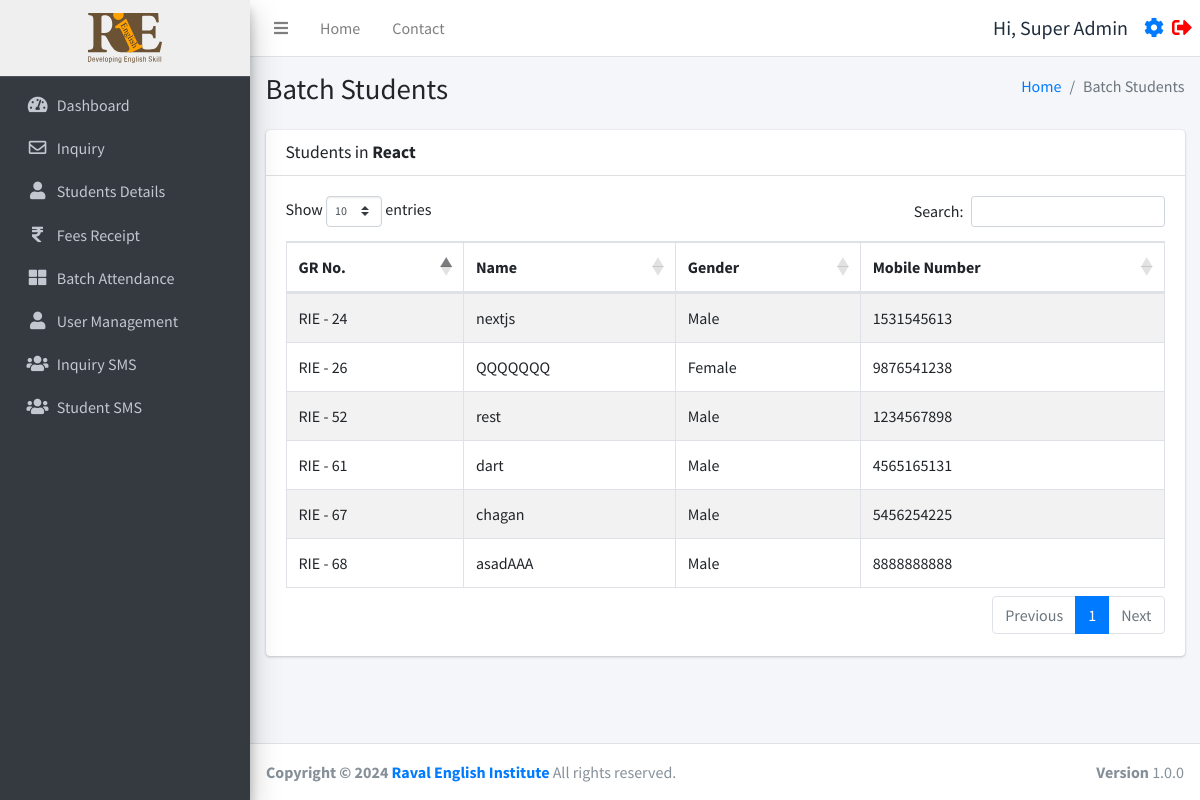
Page /batch_students.php?id=11 (signed in) on the earlier database version.
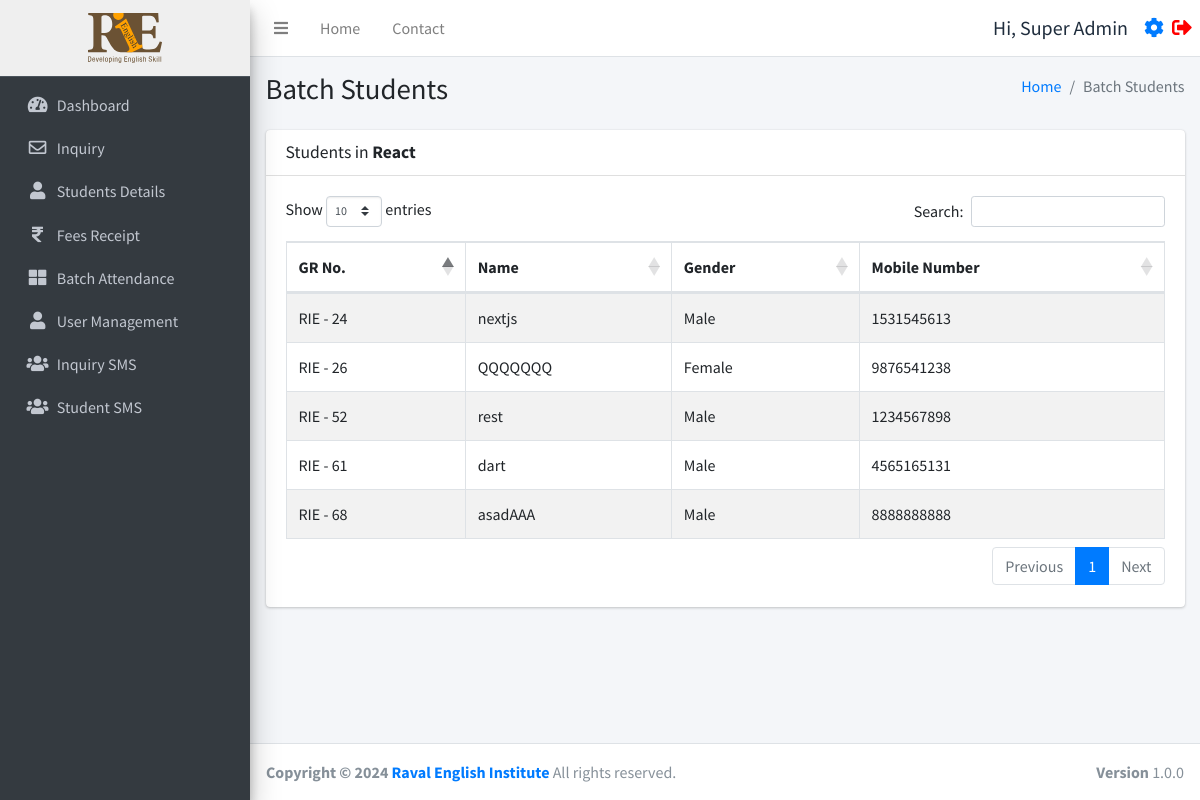
Same page on the later database version.
### tables this page shows
CREATE TABLE `studentinfo` (
  `id` int(11) NOT NULL,
  `name` varchar(255) DEFAULT NULL,
  `batch` int(11) DEFAULT NULL,
  `batch_name` varchar(255) DEFAULT NULL,
  `father_name` varchar(255) DEFAULT NULL,
  `mother_name` varchar(255) DEFAULT NULL,
  `dob` date DEFAULT NULL,
  `gender` varchar(50) DEFAULT NULL,
  `mobile_number` varchar(15) DEFAULT NULL,
  `fee_status` int(10) DEFAULT 0,
  `profession` varchar(100) DEFAULT NULL,
  `address` varchar(255) DEFAULT NULL,
  `admission_time` date DEFAULT NULL,
  `due_date` date DEFAULT NULL,
  `created_at` datetime NOT NULL DEFAULT current_timestamp(),
  `pending_fees` int(10) DEFAULT 0,
  `discount` int(10) NOT NULL,
  `total_fees` int(11) NOT NULL,
  `paid_fees` int(11) NOT NULL,
  `father_number` varchar(50) NOT NULL,
  `home_number` varchar(50) NOT NULL,
  `reference` varchar(200) DEFAULT NULL,
  `father_profession` varchar(200) DEFAULT NULL,
  `workplace_address` varchar(255) DEFAULT NULL,
  `aadharcard_number` varchar(20) DEFAULT NULL,
  `joining_purpose` varchar(255) DEFAULT NULL,
  `extratime_daily` varchar(255) DEFAULT NULL
);

### function.php (called while the page is built, shortened)
<?php
require_once('db.php');
function selectFromTable($tableName, $columns, $whereConditions) {
    global $db;
    try {
        $sql = "SELECT " . implode(', ', $columns) . " FROM $tableName";
        if (!empty($whereConditions)) {
            $sql .= " WHERE " . implode(' AND ', array_map(function ($col) {
                return "$col = :$col";
            }, array_keys($whereConditions)));
        }
        $stmt = $db->prepare($sql);
        foreach ($whereConditions as $col => $value) {
            $stmt->bindValue(":$col", $value);
        }
        $stmt->execute();
        return $stmt->fetchAll(PDO::FETCH_ASSOC);
    } catch (PDOException $e) {
        return false;
    }
}
?>

### batch_students.php (the view, shortened to what the changed rows need)
<!DOCTYPE html>
<html lang="en">
<head>
</head>
<body>
    <div class="wrapper">
        <?php include ('./header.php'); ?>
        <?php require_once 'function.php'; ?>
        <div class="content-wrapper">
            <div class="content-header">
                <div class="container-fluid">
                    <div class="row mb-2">
                        <div class="col-sm-6">
                            <h1>Batch Students</h1>
                        </div>
                    </div>
                </div>
            </div>
            <section class="content">
                <div class="container-fluid">
                    <div class="row">
                        <div class="col-12">
                            <div class="card">
                                <div class="card-body">
                                    <table id="example1" class="table table-bordered table-striped">
                                        <thead>
                                            <tr>
                                                <th>GR No.</th>
                                                <th>Name</th>
                                                <th>Gender</th>
                                                <th>Mobile Number</th>
                                            </tr>
                                        </thead>
                                        <tbody>
                                            <?php
                                            $batchId = isset($_GET['id']) ? intval($_GET['id']) : 0;
                                            $students = selectFromTable('studentinfo', ['id', 'name', 'gender', 'mobile_number'], ['batch' => $batchId]);
                                            foreach ($students as $student) {
                                                echo "<tr>";
                                                echo "<td>RIE - " . htmlspecialchars($student['id']) . "</td>";
                                                echo "<td>" . htmlspecialchars($student['name']) . "</td>";
                                                echo "<td>" . htmlspecialchars($student['gender']) . "</td>";
                                                echo "<td>" . htmlspecialchars($student['mobile_number']) . "</td>";
                                                echo "</tr>";
                                            }
                                            ?>
                                        </tbody>
                                    </table>
                                </div>
                            </div>
                        </div>
                    </div>
                </div>
            </section>
        </div>
        <?php include ('./footer.php'); ?>

### header.php (shortened to what the changed rows need)
<?php
require_once 'db.php';
require_once ('function.php');
?>
<!DOCTYPE html>
<html lang="en">
<head>
  <link rel="stylesheet" href="./plugins/fontawesome-free/css/all.min.css">
  <link rel="stylesheet" href="https://code.ionicframework.com/ionicons/2.0.1/css/ionicons.min.css">
  <link rel="stylesheet" href="./plugins/icheck-bootstrap/icheck-bootstrap.min.css">
  <link rel="stylesheet" href="https://cdn.datatables.net/1.10.19/css/dataTables.bootstrap4.min.css">
  <link rel="stylesheet" href="./asset/css/adminlte.min.css">
  <link rel="stylesheet" href="./asset/css/style.css">
</head>
<body class="hold-transition sidebar-mini layout-fixed">
  <div class="wrapper">
    <aside class="main-sidebar sidebar-dark-primary elevation-4">
      <?php if ($_SESSION['user_status'] === 'faculty'): ?>
        <a href="./batch.php" class="brand-link" style="text-align:center;background:#efefef;">
        <?php else: ?>
          <a href="./dashboard.php" class="brand-link" style="text-align:center;background:#efefef;">
          <?php endif; ?>
          <img src="./asset/img/logo.svg" alt="RIE logo Logo" style="height:50px;">
        </a>
    </aside>

Differences in the rows shown:
removed studentinfo: id "67", name "chagan", gender "Male", mobile_number "5456254225"
